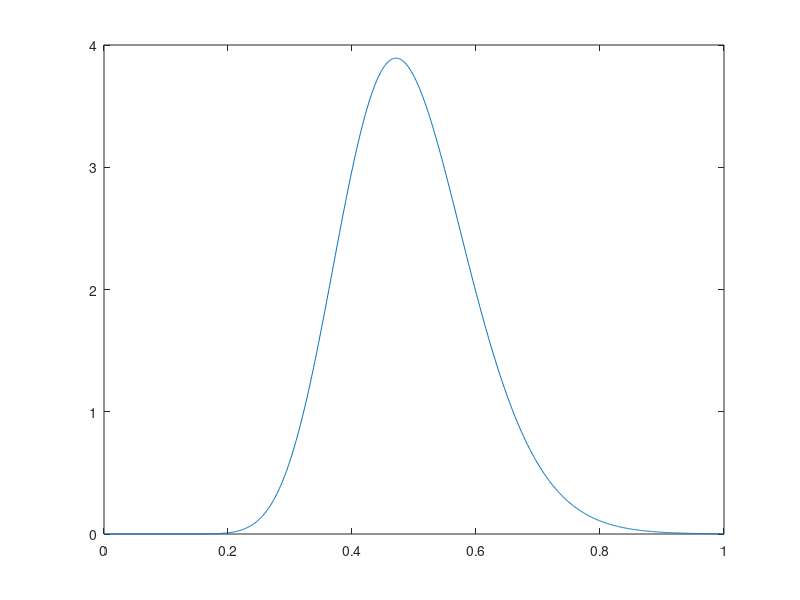
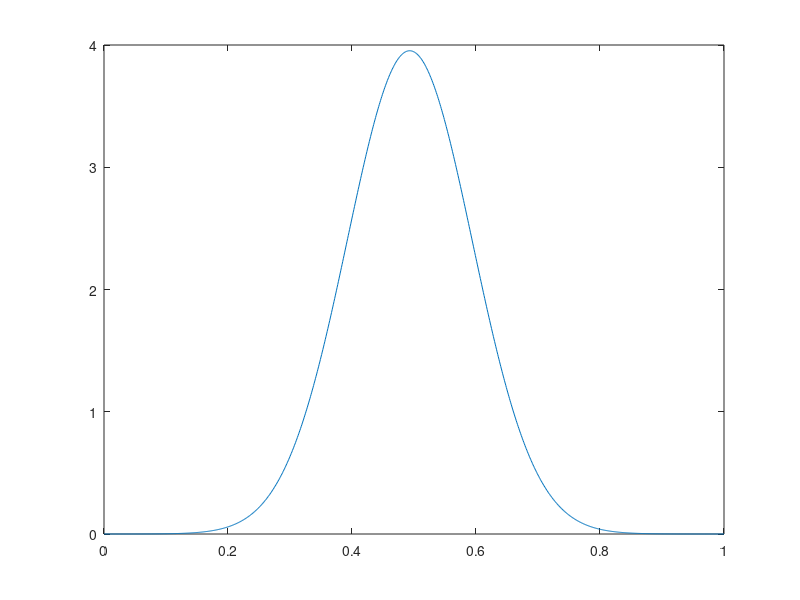

Write MATLAB code to recreate these figures, in order.
Data = normrnd(0.5,0.1,1000,1);
Data(Data<0) = 0.001;

Z=gamfit(Data); % fitting distribution for shape and scale factor
[muhat,sigmahat] = normfit(Data);
X=0:0.001:1; % Duration of data
pdf=gampdf(X,Z(1),Z(2)); % pdf of the gamma distribution

figure;
plot(X, pdf);
figure;
pdf=normpdf(X,muhat,sigmahat); % pdf of the gamma distribution
plot(X, pdf);
